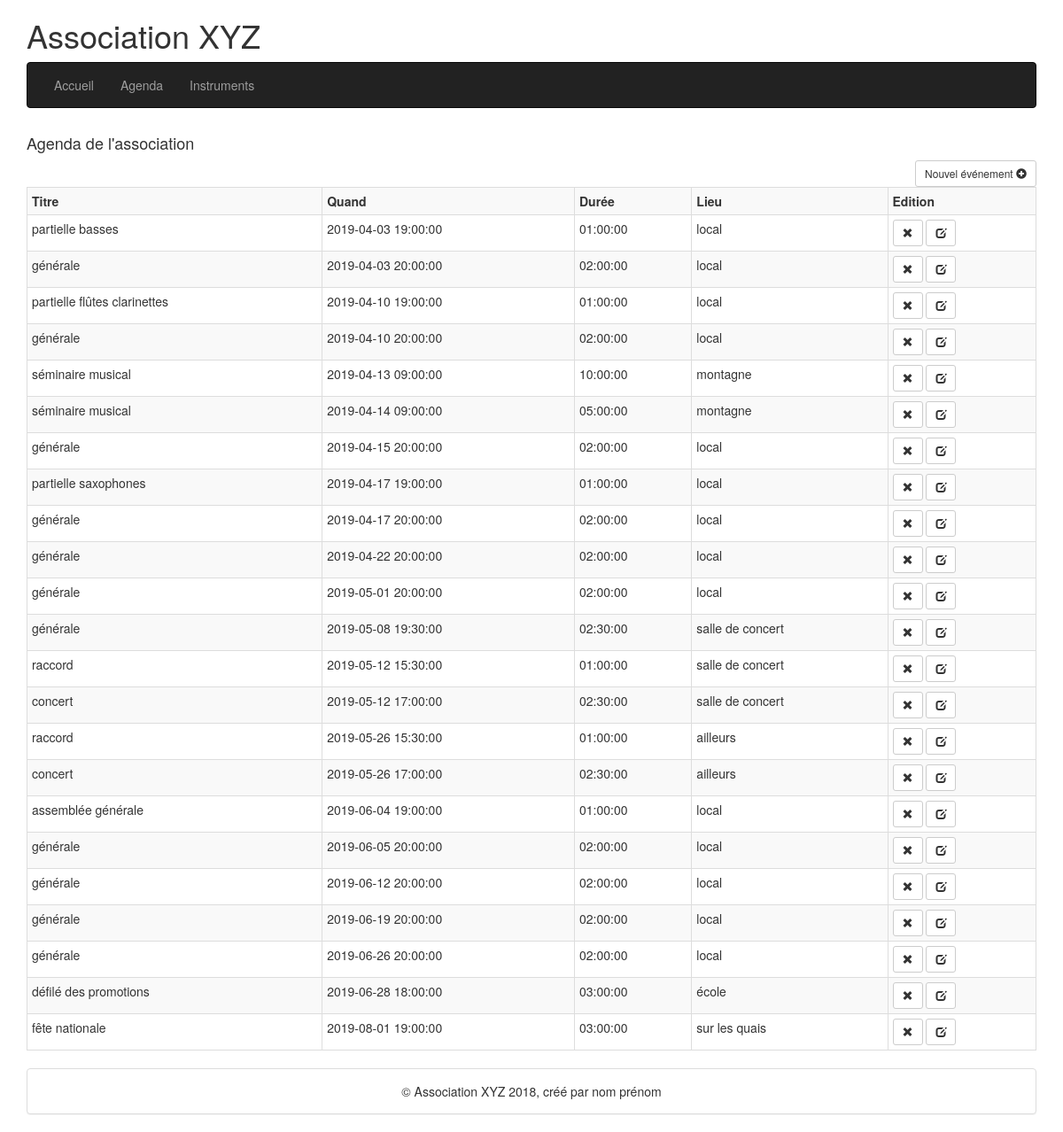
Screenshot of /agenda.php with the database file from the repository.
### tables this page shows
CREATE TABLE IF NOT EXISTS `events` (
  `idEvent` int(10) unsigned NOT NULL AUTO_INCREMENT,
  `title` varchar(100) NOT NULL,
  `dateEvent` datetime NOT NULL,
  `duration` time DEFAULT NULL,
  `location` varchar(100) DEFAULT NULL,
  PRIMARY KEY (`idEvent`)
);

### agenda.php (called while the page is built, shortened)
<?php
require_once "./models/events.php";
$events = getAllEvents();
include "./views/showevents.php";

### models/dbconnexion.php (called while the page is built, shortened)
<?php
function connectDB()
{
    static $dbc = null;
    if ($dbc == null)
    {
        try
        {
        $dbc = new PDO('mysql:host=' . HOST . ';dbname=' . DBNAME, DBUSER, DBPWD, array(
            PDO::MYSQL_ATTR_INIT_COMMAND => "SET NAMES utf8",
            PDO::ATTR_PERSISTENT => true
        ));
        }
        catch (Exception $e)
        {
            echo 'Erreur : ' . $e->getMessage() . '<br />';
            echo 'N° : ' . $e->getCode();
            die('Could not connect to MySQL');
        }
    }
    return $dbc;
}
?>

### models/events.php (called while the page is built, shortened)
<?php
require_once "dbconnexion.php";
function getAllEvents()
{
    static $ps = null;
    $sql = 'SELECT * FROM agenda.events';
    $sql .= ' ORDER BY dateEvent ASC';
    if ($ps == null)
    {
        $ps = connectDB()->prepare($sql);
    }
    $answer = false;
    try
    {
        if ($ps->execute())
        $answer = $ps->fetchAll(PDO::FETCH_ASSOC);
    }
    catch (PDOException $e)
    {
        echo $e->getMessage();
    }
    return $answer;
}
?>

### views/showevents.php (the view, shortened to what this page needs)
<?php
$pageTitle = "Agenda de l'association";
include "header.php";
?>
<div class="row">
    <div class="col-sm-2 pull-right">
        <a class="btn btn-default btn-sm pull-right" href="editevent.php">Nouvel événement
            <span class="glyphicon glyphicon-plus-sign"></span></a>
    </div>
</div>
<table class="table table-bordered table-striped table-condensed">
    <tr>
        <th>Titre</th>
        <th>Quand</th>
        <th>Durée</th>
        <th>Lieu</th>
        <th>Edition</th>
    </tr>
    <?php
    foreach ($events as $e) :
        ?>
        <tr>
            <td><?= $e['title']; ?></td>
            <td><?= $e['dateEvent']; ?></td>
            <td><?= $e['duration']; ?></td>
            <td><?= $e['location']; ?></td>
            <td>
                <button data-toggle="modal" class="btn btn-default btn-sm" href="#delete<?php echo $e['idEvent'] ?>">
                    <span class="glyphicon glyphicon-remove"></span></button>
                <a class="btn btn-default btn-sm" href="editevent.php?id=<?= $e['idEvent'] ?>">
                    <span class="glyphicon glyphicon-edit"></span></a>
            </td>
        </tr>
    <?php endforeach; ?>
</table>
<?php include "footer.php" ?>

### views/header.php (shortened to what this page needs)
<!DOCTYPE html>
<html>
    <head>
        <link rel="stylesheet" href="https://maxcdn.bootstrapcdn.com/bootstrap/3.4.0/css/bootstrap.min.css">
        <link rel="stylesheet" href="https://maxcdn.bootstrapcdn.com/font-awesome/4.5.0/css/font-awesome.min.css">
    </head>
    <body>
        <div class="container">
            <header>
                <h1>Association XYZ</h1>
            </header>
            <?php include_once 'views/menu.php'; ?>
            <div class="row">
                <div class="col-sm-10">
                    <h4><?= $pageTitle ?></h4>
                </div>
            </div>

### views/menu.php (shortened to what this page needs)
<nav class="navbar navbar-inverse">
    <div class="container-fluid">
        <ul class="nav navbar-nav navbar-left">
            <li><a href="./">Accueil</a></li>
            <li><a href="./agenda.php">Agenda</a></li>
            <li><a href="./instruments.php">Instruments</a></li>
        </ul>
    </div>
</nav>

### views/footer.php (shortened to what this page needs)
        <footer class="panel panel-default">
            <div class="panel-body text-center">
                    &copy; Association XYZ 2018, créé par nom prénom
            </div>
        </footer>
        </div>
    </body>
</html>

### rows the page displays
events: title "partielle basses", dateEvent "2019-04-03 19:00:00", duration "01:00:00", location "local"
events: title "générale", dateEvent "2019-04-03 20:00:00", duration "02:00:00", location "local"
events: title "partielle flûtes clarinettes", dateEvent "2019-04-10 19:00:00", duration "01:00:00", location "local"
events: title "générale", dateEvent "2019-04-10 20:00:00", duration "02:00:00", location "local"
events: title "séminaire musical", dateEvent "2019-04-13 09:00:00", duration "10:00:00", location "montagne"
events: title "séminaire musical", dateEvent "2019-04-14 09:00:00", duration "05:00:00", location "montagne"
events: title "générale", dateEvent "2019-04-15 20:00:00", duration "02:00:00", location "local"
events: title "partielle saxophones", dateEvent "2019-04-17 19:00:00", duration "01:00:00", location "local"
events: title "générale", dateEvent "2019-04-17 20:00:00", duration "02:00:00", location "local"
events: title "générale", dateEvent "2019-04-22 20:00:00", duration "02:00:00", location "local"
events: title "générale", dateEvent "2019-05-01 20:00:00", duration "02:00:00", location "local"
events: title "générale", dateEvent "2019-05-08 19:30:00", duration "02:30:00", location "salle de concert"
events: title "raccord", dateEvent "2019-05-12 15:30:00", duration "01:00:00", location "salle de concert"
events: title "concert", dateEvent "2019-05-12 17:00:00", duration "02:30:00", location "salle de concert"
events: title "raccord", dateEvent "2019-05-26 15:30:00", duration "01:00:00", location "ailleurs"
events: title "concert", dateEvent "2019-05-26 17:00:00", duration "02:30:00", location "ailleurs"
events: title "assemblée générale", dateEvent "2019-06-04 19:00:00", duration "01:00:00", location "local"
events: title "générale", dateEvent "2019-06-05 20:00:00", duration "02:00:00", location "local"
events: title "générale", dateEvent "2019-06-12 20:00:00", duration "02:00:00", location "local"
events: title "générale", dateEvent "2019-06-19 20:00:00", duration "02:00:00", location "local"
events: title "générale", dateEvent "2019-06-26 20:00:00", duration "02:00:00", location "local"
events: title "défilé des promotions", dateEvent "2019-06-28 18:00:00", duration "03:00:00", location "école"
events: title "fête nationale", dateEvent "2019-08-01 19:00:00", duration "03:00:00", location "sur les quais"

### other values shown
$pageTitle "Agenda de l'association"
